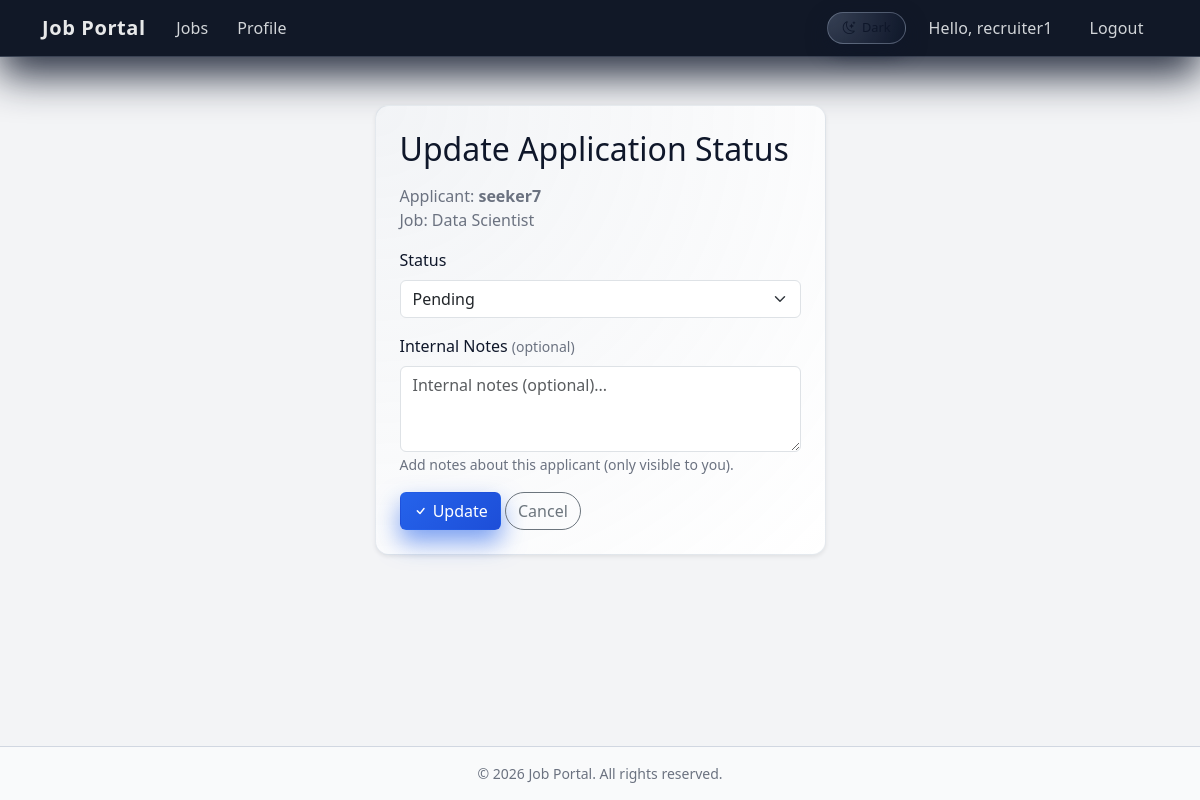
Screenshot of /applications/application/1/status/ (signed in) with the database file from the repository.
### applications/models.py (models this page shows, shortened)
class Application(models.Model):
    job = models.ForeignKey(Job, on_delete=models.CASCADE)
    applicant = models.ForeignKey(User, on_delete=models.CASCADE, related_name='applications')
    resume = models.FileField(upload_to='resumes/')
    status = models.CharField(max_length=20, choices=ApplicationStatus.choices, default=ApplicationStatus.PENDING)
    notes = models.TextField(blank=True, help_text="Internal notes for recruiter")
    applied_at = models.DateTimeField(auto_now_add=True)
    updated_at = models.DateTimeField(auto_now=True)
    class Meta:
        ordering = ['-applied_at']
        unique_together = [['job', 'applicant']]

### jobs/models.py (models this page shows, shortened)
class Job(models.Model):
    title = models.CharField(max_length=200)
    company_name = models.CharField(max_length=200)
    location = models.CharField(max_length=200)
    salary = models.CharField(max_length=100)
    description = models.TextField()
    category = models.CharField(max_length=50, choices=JobCategory.choices, default=JobCategory.OTHER)
    job_type = models.CharField(max_length=20, choices=JobType.choices, default=JobType.FULL_TIME)
    experience_level = models.CharField(max_length=20, choices=ExperienceLevel.choices, default=ExperienceLevel.ENTRY)
    requirements = models.TextField(blank=True, help_text="Job requirements and qualifications")
    posted_by = models.ForeignKey(User, on_delete=models.CASCADE, related_name='posted_jobs')
    created_at = models.DateTimeField(auto_now_add=True)
    is_active = models.BooleanField(default=True)
    class Meta:
        ordering = ['-created_at']

### applications/views.py (the view)
# urls.py: path('application/<int:app_pk>/status/', views.update_application_status, name='update_status'),
@login_required
def update_application_status(request, app_pk):
    app = get_object_or_404(Application, pk=app_pk)
    if app.job.posted_by != request.user:
        messages.error(request, 'You can only update status for applicants to your jobs.')
        return redirect('jobs:job_list')
    if request.method == 'POST':
        form = ApplicationStatusForm(request.POST, instance=app)
        if form.is_valid():
            form.save()
            messages.success(request, 'Application status updated.')
            return redirect('applications:job_applicants', job_pk=app.job_id)
        else:
            messages.error(request, 'Invalid status.')
    else:
        form = ApplicationStatusForm(instance=app)
    return render(request, 'applications/update_status.html', {'form': form, 'application': app})

### applications/forms.py
class ApplicationStatusForm(forms.ModelForm):
    class Meta:
        model = Application
        fields = ['status', 'notes']
        widgets = {
            'status': forms.Select(attrs={'class': 'form-select'}),
            'notes': forms.Textarea(attrs={'class': 'form-control', 'rows': 3, 'placeholder': 'Internal notes (optional)...'}),
        }

### accounts/context_processors.py (called while the page is built)
def user_role(request):
    if not request.user.is_authenticated:
        return {'user_role': None}
    try:
        return {'user_role': request.user.profile.role}
    except Profile.DoesNotExist:
        return {'user_role': None}

### templates/applications/update_status.html (shortened to what this page needs)
{% extends 'base.html' %}
{% block content %}
<div class="row justify-content-center">
    <div class="col-md-5">
        <div class="card shadow-sm">
            <div class="card-body p-4">
                <h2 class="card-title mb-3">Update Application Status</h2>
                <p class="text-muted">Applicant: <strong>{{ application.applicant.username }}</strong><br>Job: {{ application.job.title }}</p>
                <form method="post" action="">
                    <div class="mb-3">
                        <label for="id_status" class="form-label">Status</label>
                        {{ form.status }}
                    </div>
                    <div class="mb-3">
                        <label for="id_notes" class="form-label">Internal Notes <small class="text-muted">(optional)</small></label>
                        {{ form.notes }}
                        <small class="form-text text-muted">Add notes about this applicant (only visible to you).</small>
                    </div>
                    <button type="submit" class="btn btn-primary"><i class="bi bi-check"></i> Update</button>
                    <a href="{% url 'applications:job_applicants' application.job.pk %}" class="btn btn-outline-secondary">Cancel</a>
                </form>
            </div>
        </div>
    </div>
</div>
{% endblock %}

### templates/base.html (shortened to what this page needs)
{% load static %}
<!DOCTYPE html>
<html lang="en" data-theme="light">
<head>
    <link href="https://cdn.jsdelivr.net/npm/bootstrap@5.3.2/dist/css/bootstrap.min.css" rel="stylesheet">
    <link href="https://cdn.jsdelivr.net/npm/bootstrap-icons@1.11.1/font/bootstrap-icons.css" rel="stylesheet">
    <link href="{% static 'css/style.css' %}" rel="stylesheet">
</head>
<body>
    <nav class="navbar navbar-expand-lg navbar-dark">
        <div class="container">
            <a class="navbar-brand fw-bold" href="{% url 'jobs:job_list' %}">Job Portal</a>
            <div class="collapse navbar-collapse" id="navbarNav">
                <ul class="navbar-nav me-auto">
                    <li class="nav-item"><a class="nav-link" href="{% url 'jobs:job_list' %}">Jobs</a></li>
                    {% if user.is_authenticated %}
                        <li class="nav-item"><a class="nav-link" href="{% url 'accounts:profile' %}">Profile</a></li>
                    {% endif %}
                </ul>
                <ul class="navbar-nav align-items-center gap-2">
                    <li class="nav-item d-none d-md-block">
                        <button class="btn btn-sm theme-toggle" type="button" id="themeToggle" aria-label="Toggle color theme">
                            <span class="theme-toggle-icon">
                                <i class="bi bi-moon-stars" id="themeIcon"></i>
                            </span>
                            <span class="d-none d-lg-inline" id="themeLabel">Dark</span>
                        </button>
                    </li>
                    {% if user.is_authenticated %}
                        <li class="nav-item"><span class="nav-link">Hello, {{ user.username }}</span></li>
                        <li class="nav-item"><a class="nav-link" href="{% url 'accounts:logout' %}">Logout</a></li>
                    {% else %}
                        <li class="nav-item"><a class="nav-link" href="{% url 'accounts:login' %}">Login</a></li>
                        <li class="nav-item"><a class="nav-link" href="{% url 'accounts:register' %}">Register</a></li>
                    {% endif %}
                </ul>
            </div>
        </div>
    </nav>
    <main class="container my-4">
        {% block content %}{% endblock %}
    </main>
    <footer class="footer py-3 mt-auto">
        <div class="container text-center text-muted small">&copy; {% now "Y" %} Job Portal. All rights reserved.</div>
    </footer>
</body>
</html>

### static/css/style.css (style rules this page uses)
:root { --navbar-bg: #020617; --accent: #2563eb; --bg-page: #020617; --bg-surface: #020617; --bg-elevated: #020617; --bg-elevated-soft: rgba(15, 23, 42, 0.9); --text-primary: #e5e7eb; --text-muted: #9ca3af; --border-subtle: rgba(148, 163, 184, 0.35); --shadow-soft: 0 18px 45px rgba(15, 23, 42, 0.9); --shadow-soft-hover: 0 22px 65px rgba(15, 23, 42, 1); --pill-bg: rgba(37, 99, 235, 0.16); --chip-bg: rgba(15, 23, 42, 0.9); --chip-text: #e5e7eb; --footer-bg: rgba(15, 23, 42, 0.98); }
[data-theme="light"] { --navbar-bg: #111827; --bg-page: #f3f4f6; --bg-surface: #f9fafb; --bg-elevated: #ffffff; --bg-elevated-soft: #ffffff; --text-primary: #0f172a; --text-muted: #6b7280; --border-subtle: rgba(148, 163, 184, 0.22); --shadow-soft: 0 10px 30px rgba(15, 23, 42, 0.12); --shadow-soft-hover: 0 18px 45px rgba(15, 23, 42, 0.18); --pill-bg: rgba(37, 99, 235, 0.08); --chip-bg: #eef2ff; --chip-text: #3730a3; --footer-bg: #f9fafb; }
body { min-height: 100vh; display: flex; flex-direction: column; background-color: var(--bg-page); color: var(--text-primary); -webkit-font-smoothing: antialiased; text-rendering: optimizeLegibility; transition: background-color 220ms ease, color 220ms ease; }
h1, h2, h3, h4, h5, h6, .card-title, .card-text, label, p, span, li { color: var(--text-primary); }
.text-muted, .text-body-secondary { color: var(--text-muted) !important; }
main { flex: 1; padding-top: 1.5rem; padding-bottom: 2.5rem; }
.navbar { background-color: var(--navbar-bg) !important; box-shadow: 0 18px 40px rgba(15, 23, 42, 0.9); backdrop-filter: blur(16px); border-bottom: 1px solid rgba(148, 163, 184, 0.3); }
.navbar-brand { font-weight: 700; letter-spacing: 0.03em; }
.navbar .navbar-nav .nav-link { position: relative; font-weight: 500; letter-spacing: 0.01em; padding-inline: 0.9rem; color: rgba(248, 250, 252, 0.84) !important; transition: color 160ms ease, opacity 160ms ease; }
.navbar .nav-link::after { content: ""; position: absolute; left: 0.9rem; right: 0.9rem; bottom: 0.35rem; height: 2px; border-radius: 999px; background: linear-gradient(90deg, var(--accent), #22c55e); transform: scaleX(0); transform-origin: center; transition: transform 180ms ease-out, opacity 180ms ease-out; opacity: 0; }
.navbar-brand, .navbar .nav-link { color: rgba(255, 255, 255, 0.9) !important; }
.theme-toggle { border-radius: 999px; border: 1px solid rgba(148, 163, 184, 0.45) !important; background: radial-gradient(circle at top left, rgba(148, 163, 184, 0.3), transparent), rgba(15, 23, 42, 0.96); color: #e5e7eb; padding-inline: 0.9rem; padding-block: 0.35rem; display: inline-flex; align-items: center; gap: 0.4rem; font-size: 0.8rem; font-weight: 500; box-shadow: 0 8px 20px rgba(15, 23, 42, 0.7); transition: border-color 160ms ease, box-shadow 160ms ease, transform 130ms ease, background-color 180ms ease; }
.theme-toggle-icon { display: inline-flex; align-items: center; justify-content: center; }
.btn-primary { background: linear-gradient(135deg, var(--accent), #1d4ed8); border-color: transparent; box-shadow: 0 12px 25px rgba(37, 99, 235, 0.6); transition: transform 130ms ease, box-shadow 130ms ease, filter 130ms ease; }
.btn-outline-secondary { border-radius: 999px; transition: transform 130ms ease, box-shadow 130ms ease, background-color 130ms ease, color 130ms ease, border-color 130ms ease; }
.card { border-radius: 0.85rem; border: 1px solid var(--border-subtle); background: radial-gradient(circle at top left, rgba(148, 163, 184, 0.12), transparent), var(--bg-elevated-soft); box-shadow: var(--shadow-soft); transition: transform 150ms ease, box-shadow 170ms ease, border-color 170ms ease, background-color 170ms ease; }
.footer { background-color: var(--footer-bg); border-top: 1px solid rgba(148, 163, 184, 0.4); color: var(--text-muted); }
a, button, .card, .form-control, .form-select { transition: background-color 150ms ease, color 150ms ease, border-color 150ms ease, box-shadow 150ms ease, transform 150ms ease; }

### rows the page displays
Application: applicant.username "seeker7", job "Data Scientist", status "Pending"

### other values shown
{{ user.username }} "recruiter1"
